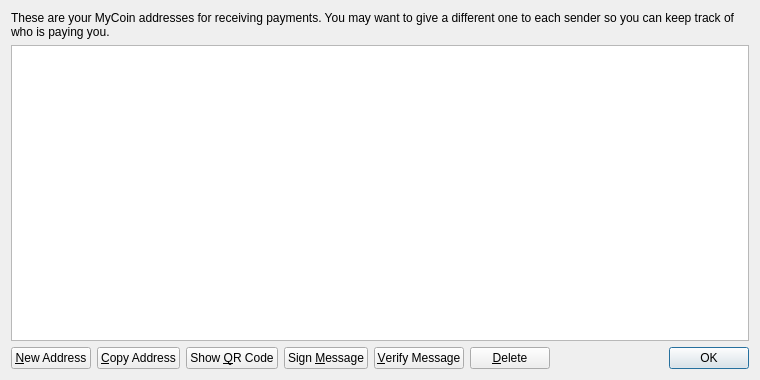
<?xml version="1.0" encoding="UTF-8"?>
<ui version="4.0">
 <class>AddressBookPage</class>
 <widget class="QWidget" name="AddressBookPage">
  <property name="geometry">
   <rect>
    <x>0</x>
    <y>0</y>
    <width>760</width>
    <height>380</height>
   </rect>
  </property>
  <property name="windowTitle">
   <string>Address Book</string>
  </property>
  <layout class="QVBoxLayout" name="verticalLayout">
   <item>
    <widget class="QLabel" name="labelExplanation">
     <property name="text">
      <string>These are your MyCoin addresses for receiving payments. You may want to give a different one to each sender so you can keep track of who is paying you.</string>
     </property>
     <property name="textFormat">
      <enum>Qt::PlainText</enum>
     </property>
     <property name="wordWrap">
      <bool>true</bool>
     </property>
    </widget>
   </item>
   <item>
    <widget class="QTableView" name="tableView">
     <property name="contextMenuPolicy">
      <enum>Qt::CustomContextMenu</enum>
     </property>
     <property name="toolTip">
      <string>Double-click to edit address or label</string>
     </property>
     <property name="tabKeyNavigation">
      <bool>false</bool>
     </property>
     <property name="selectionMode">
      <enum>QAbstractItemView::SingleSelection</enum>
     </property>
     <property name="selectionBehavior">
      <enum>QAbstractItemView::SelectRows</enum>
     </property>
     <property name="sortingEnabled">
      <bool>true</bool>
     </property>
     <attribute name="verticalHeaderVisible">
      <bool>false</bool>
     </attribute>
    </widget>
   </item>
   <item>
    <layout class="QHBoxLayout" name="horizontalLayout">
     <item>
      <widget class="QPushButton" name="newAddressButton">
       <property name="toolTip">
        <string>Create a new address</string>
       </property>
       <property name="text">
        <string>&amp;New Address</string>
       </property>
      </widget>
     </item>
     <item>
      <widget class="QPushButton" name="copyToClipboard">
       <property name="toolTip">
        <string>Copy the currently selected address to the system clipboard</string>
       </property>
       <property name="text">
        <string>&amp;Copy Address</string>
       </property>
      </widget>
     </item>
     <item>
      <widget class="QPushButton" name="showQRCode">
       <property name="text">
        <string>Show &amp;QR Code</string>
       </property>
      </widget>
     </item>
     <item>
      <widget class="QPushButton" name="signMessage">
       <property name="toolTip">
        <string>Sign a message to prove you own a MyCoin address</string>
       </property>
       <property name="text">
        <string>Sign &amp;Message</string>
       </property>
      </widget>
     </item>
     <item>
      <widget class="QPushButton" name="verifyMessage">
       <property name="toolTip">
        <string>Verify a message to ensure it was signed with a specified MyCoin address</string>
       </property>
       <property name="text">
        <string>&amp;Verify Message</string>
       </property>
      </widget>
     </item>
     <item>
      <widget class="QPushButton" name="deleteButton">
       <property name="toolTip">
        <string>Delete the currently selected address from the list</string>
       </property>
       <property name="text">
        <string>&amp;Delete</string>
       </property>
      </widget>
     </item>
     <item>
      <spacer name="horizontalSpacer">
       <property name="orientation">
        <enum>Qt::Horizontal</enum>
       </property>
       <property name="sizeHint" stdset="0">
        <size>
         <width>40</width>
         <height>20</height>
        </size>
       </property>
      </spacer>
     </item>
     <item>
      <widget class="QDialogButtonBox" name="buttonBox">
       <property name="sizePolicy">
        <sizepolicy hsizetype="Maximum" vsizetype="Fixed">
         <horstretch>0</horstretch>
         <verstretch>0</verstretch>
        </sizepolicy>
       </property>
       <property name="standardButtons">
        <set>QDialogButtonBox::Ok</set>
       </property>
      </widget>
     </item>
    </layout>
   </item>
  </layout>
 </widget>
 <resources>
  <include location="../bitcoin.qrc"/>
 </resources>
 <connections/>
</ui>
